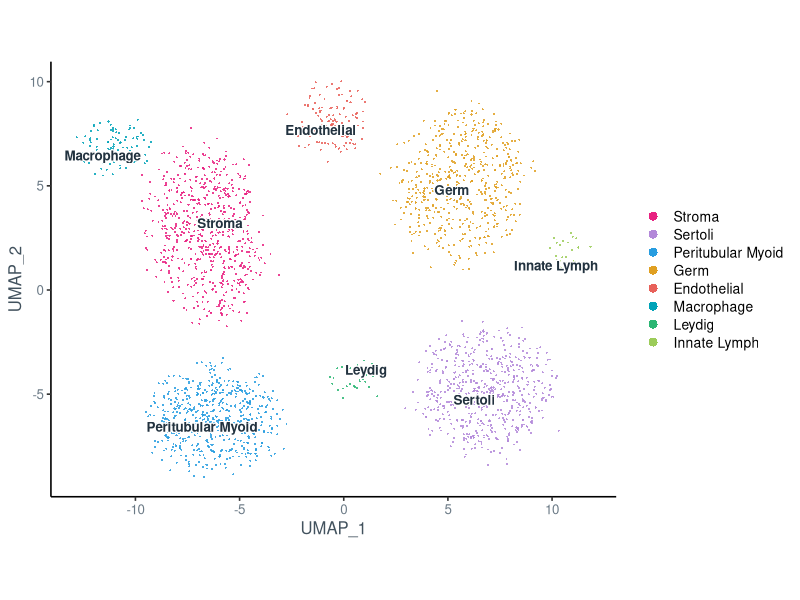
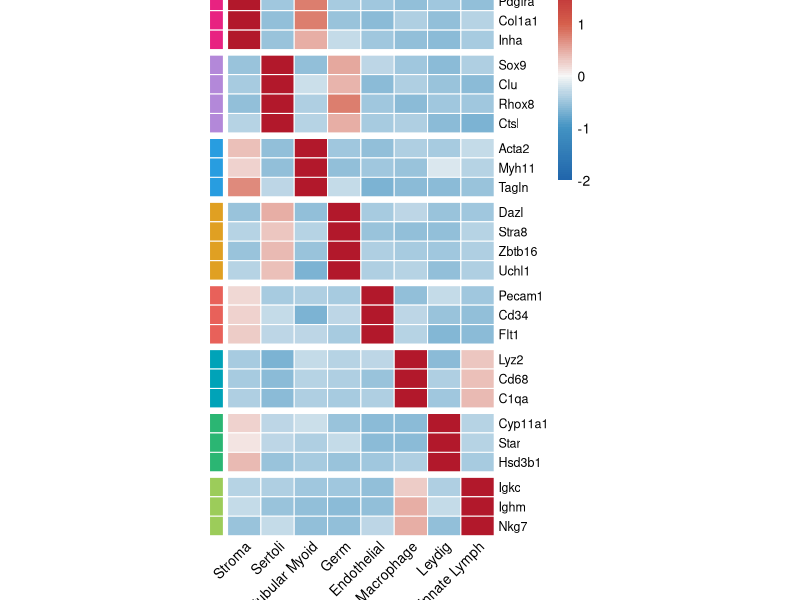

The R source for these figures, in order:
## ---- chunk 1
knitr::opts_chunk$set(echo = FALSE, message = FALSE, warning = FALSE,
                      dev = "svglite", fig.path = "figs/")
library(ggplot2)
library(pheatmap)
library(svglite)
library(dplyr)
library(ggrepel)
set.seed(7)
## ---- chunk 2
ct_levels <- c("Stroma","Sertoli","Peritubular Myoid","Germ",
               "Endothelial","Macrophage","Leydig","Innate Lymph")
# One palette used by BOTH the UMAP and the heatmap (side-by-side consistency).
pal <- c("Stroma"="#e82281","Sertoli"="#b388d9","Peritubular Myoid"="#289de0",
         "Germ"="#e0a022","Endothelial"="#e8615a","Macrophage"="#00a3b8",
         "Leydig"="#2bb673","Innate Lymph"="#9ccc5a")
## ---- chunk 3
# Lobe layout / proportions mirror the real annotated UMAP. Each cluster is a
# bounded, centre-dense disk (not a broad Gaussian) so it reads as a distinct,
# solid island the way a real Seurat UMAP does. R = disk radius, ax/ay = aspect.
lobes <- data.frame(
  ct = ct_levels,
  cx = c(-6.5, 6.8, -6.2, 5.6, -0.6, -11.0,  0.6, 10.8),
  cy = c( 2.8,-4.8, -6.2, 5.2,  8.2,   6.8, -4.2,  1.8),
  R  = c( 3.2, 3.0,  2.7, 3.0,  1.8,   1.6,  1.1,  1.0),
  ax = c( 0.80,1.05, 1.15,0.95, 1.05,  1.05, 1.00, 1.00),
  ay = c( 1.30,1.00, 0.88,1.20, 0.95,  0.85, 1.00, 1.00),
  rot= c( 0.15,0.05, 0.00,-0.30, 0.10,-0.10, 0.00, 0.00),
  n  = c( 640, 572,  567, 541, 122,   99,    31,   29)
)

pts <- do.call(rbind, lapply(seq_len(nrow(lobes)), function(i){
  r   <- lobes[i, ]
  ang <- runif(r$n, 0, 2*pi)
  rad <- (runif(r$n)^0.6) * r$R                 # centre-dense, hard outer edge
  ex  <- rad*cos(ang)*r$ax + rnorm(r$n)*0.13*r$R  # mild fuzz on the boundary
  ey  <- rad*sin(ang)*r$ay + rnorm(r$n)*0.13*r$R
  co  <- cos(r$rot); si <- sin(r$rot)
  data.frame(UMAP_1 = r$cx + ex*co - ey*si,
             UMAP_2 = r$cy + ex*si + ey*co,
             ct = r$ct)
}))
pts$ct <- factor(pts$ct, levels = ct_levels)

cent <- pts %>% group_by(ct) %>%
  summarise(UMAP_1 = median(UMAP_1), UMAP_2 = median(UMAP_2), .groups = "drop")

ggplot(pts, aes(UMAP_1, UMAP_2, colour = ct)) +
  geom_point(size = 0.7, alpha = 0.85, stroke = 0) +
  geom_text_repel(data = cent, aes(label = ct), colour = "#22323f",
                  size = 3.4, fontface = "bold", seed = 7,
                  bg.color = "white", bg.r = 0.12, box.padding = 0.1,
                  min.segment.length = 0.4, segment.color = "#9aa7b0") +
  scale_colour_manual(values = pal, name = NULL) +
  guides(colour = guide_legend(override.aes = list(size = 3, alpha = 1))) +
  coord_equal() +
  theme_classic(base_size = 12) +
  theme(legend.position = "right",
        legend.key.height = unit(13, "pt"),
        legend.text = element_text(size = 10),
        axis.text = element_text(colour = "#6b7a86"),
        axis.title = element_text(colour = "#42525e"),
        panel.grid = element_blank())
## ---- chunk 4
markers <- list(
  "Stroma"            = c("Dcn","Pdgfra","Col1a1","Inha"),
  "Sertoli"           = c("Sox9","Clu","Rhox8","Ctsl"),
  "Peritubular Myoid" = c("Acta2","Myh11","Tagln"),
  "Germ"              = c("Dazl","Stra8","Zbtb16","Uchl1"),
  "Endothelial"       = c("Pecam1","Cd34","Flt1"),
  "Macrophage"        = c("Lyz2","Cd68","C1qa"),
  "Leydig"            = c("Cyp11a1","Star","Hsd3b1"),
  "Innate Lymph"      = c("Igkc","Ighm","Nkg7")
)
gene_ct <- unlist(lapply(names(markers), function(ct)
  setNames(rep(ct, length(markers[[ct]])), markers[[ct]])))
genes <- names(gene_ct)
## ---- chunk 5
adjacent <- list("Stroma"="Peritubular Myoid","Peritubular Myoid"="Stroma",
  "Sertoli"="Germ","Germ"="Sertoli","Endothelial"="Stroma",
  "Macrophage"="Innate Lymph","Innate Lymph"="Macrophage","Leydig"="Stroma")
M <- matrix(0, length(genes), length(ct_levels), dimnames = list(genes, ct_levels))
for (g in genes) {
  own  <- gene_ct[[g]]
  base <- runif(length(ct_levels), 0.05, 0.45)
  base[match(own, ct_levels)] <- runif(1, 2.6, 3.6)
  adj  <- adjacent[[own]]
  if (!is.null(adj)) base[match(adj, ct_levels)] <- runif(1, 0.8, 1.4)
  M[g, ] <- base
}
## ---- chunk 6
ann_row <- data.frame(`Cell type` = factor(gene_ct[genes], levels = ct_levels),
                      check.names = FALSE)
rownames(ann_row) <- genes
heat_cols <- colorRampPalette(c("#2166ac","#4393c3","#f7f7f7",
                                "#d6604d","#b2182b"))(101)
pheatmap(M,
         scale = "row",
         cluster_rows = FALSE, cluster_cols = FALSE,
         color = heat_cols,
         breaks = seq(-2, 2, length.out = 102),
         annotation_row = ann_row,
         annotation_colors = list(`Cell type` = pal),
         annotation_names_row = FALSE,
         annotation_legend = FALSE,
         gaps_row = head(cumsum(lengths(markers)), -1),
         border_color = "#ffffff",
         cellwidth = 24, cellheight = 14,
         fontsize = 10, fontsize_row = 9, fontsize_col = 10,
         angle_col = 45, legend = TRUE)
